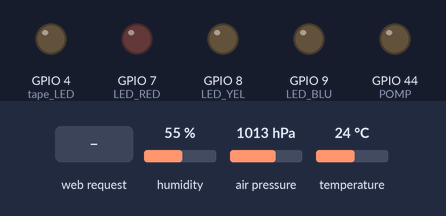
The sketch below on a simulated ESP32. Shown: output pins drawn as LEDs (lit = HIGH). Wiring (inferred from the names in the program): SHT3x sensor at I2C address 0x45. The test bench sets the inputs (shaded band); at power-on: humidity 55 %, air pressure 1013 hPa, temperature 24 °C. WiFi joins after 1.5 s; servers stay silent unless stated; the local clock reads 2024-03-15 10:24:30 at power-on unless the sketch sets it.

Above: at 2.8 s.
2.9 s: HTTP request GET / received
At 11.8 s:
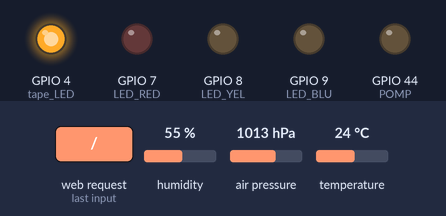
At 12.9 s:
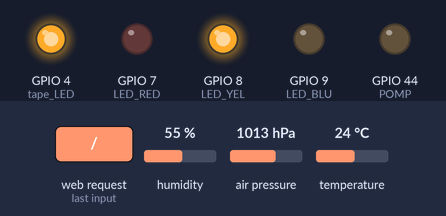
Timing chart, 0 to 14.4 s (numbered marks = the images above; inputs shaded):
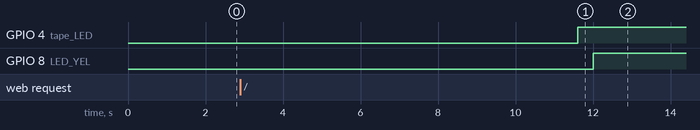

Measured:
- after the input at 2.9 s, GPIO 8 (LED_YEL): LOW → HIGH after 9.1 s

The sketch:

temp-iot.ino
```cpp
#include <Wire.h>
#include <WiFi.h>
#include "AE_SHT35.h"
#include <Adafruit_BMP085.h>
#include <WebServer.h>
#include <ESPmDNS.h>

static constexpr int tape_LED = D3;
static constexpr int LED_RED = D8;
static constexpr int LED_YEL = D9;
static constexpr int LED_BLU = D10;
static constexpr int POMP = D7;

//const char ssid[]  = "senser-wifi";   // Wifi SSID
//const char pass[] = "12345678";  // Wifi PW
const char ssid[]  = "Buffalo-G-2B98";   // ルータ SSID
const char pass[] = "peibmpvxutakr";  // ルータ PW

const IPAddress ip(192, 168, 11, 41);
//const IPAddress gateway(192,168,11,1);
const IPAddress subnet(255, 255, 255, 0);
//const IPAddress dns(192,168,11,1);

//WiFiClient client;
WebServer server(80);

Adafruit_BMP085 bmp;

float temp;
float humi;
double pressure;
double seapressure;
String HtmlSet(void);

// SHT35のI2Cアドレスを設定
AE_SHT35 SHT35 = AE_SHT35(0x45);

void setup() {
  pinMode(tape_LED, OUTPUT);
  pinMode(LED_RED, OUTPUT);
  pinMode(LED_YEL, OUTPUT);
  pinMode(LED_BLU, OUTPUT);
  pinMode(POMP, OUTPUT);
  Serial.begin(9600);  // シリアル通信を9600bpsに設定
  SHT35.SoftReset();  // SHT35リセット
  SHT35.Heater(0);  // 内蔵ヒーター 0:OFF 1:ON

  delay(100);
  //WiFi.softAP(ssid, pass); //WiFiのアクセスポイントの設定
  //WiFi.softAPConfig(ip, ip, subnet); //アクセスポイントのIP及びサブネットマスク
  WiFi.mode(WIFI_STA); //STAモード
  WiFi.begin(ssid, pass);
  MDNS.begin("esp32");
  server.on("/", handleRoot);
  server.begin(); //サーバーの開始
  bmp.begin();
  configTime(9 * 3600L, 0, "ntp.nict.jp", "time.google.com", "ntp.jst.mfeed.ad.jp");//NTPの設定

struct tm timeInfo;//時刻を格納するオブジェクト

}

void loop() {

  server.handleClient(); //出力
  watering();
  lighting();


}


struct tm timeInfo;

void lighting(){
  int lighttime = 0;
  getLocalTime(&timeInfo);
  lighttime = timeInfo.tm_hour;
  //Serial.println(lighttime);
  if(lighttime >= 8 && lighttime <= 19){ //8時～19時
    digitalWrite(tape_LED, HIGH);
    //Serial.println("lightON");
    delay(100);
  }
  else{
    digitalWrite(tape_LED, LOW);
    //Serial.println("lightOFF");
  }

}

int mois = 0;

void watering(){
  int noon = 0;
  getLocalTime(&timeInfo);
  noon = timeInfo.tm_hour;
  //Serial.println(noon);

  if(noon > 12){
    Moisture();
    if(mois == 1){
      digitalWrite(POMP, HIGH);
     //Serial.println("ON");
      delay(5000);
      digitalWrite(POMP, LOW);
      //Serial.println("OFF");
      mois = 0;
    }
  }
  delay(10000);
}


String Moisture() {
  String moisture = "\n";
  const int AirValue = 3800;
  const int WaterValue = 1100;
  int intervals = (AirValue - WaterValue) / 3;
  int soilMoistureValue = 0;
  digitalWrite(LED_RED, LOW);
  digitalWrite(LED_YEL, LOW);
  digitalWrite(LED_BLU, LOW);
  soilMoistureValue = analogRead(A0); //土壌にセンサーを差し込みます。

  if (soilMoistureValue > WaterValue && soilMoistureValue < (WaterValue + intervals)) {
    moisture = "とても湿っています";
    digitalWrite(LED_BLU, HIGH);
  }
  else if (soilMoistureValue > (WaterValue + intervals) && soilMoistureValue < (AirValue - intervals)) {
    moisture = "湿っています";
    digitalWrite(LED_YEL, HIGH);
  }
  else if (soilMoistureValue < AirValue && soilMoistureValue > (AirValue - intervals)) {
    moisture = "乾いています";
    digitalWrite(LED_RED, HIGH);
    mois = 1;
  }
  return moisture;
}


char s[20];//文字格納用
struct tm timeInfo2;

//HTML
void handleRoot() {
  SHT35.GetTempHum();  // SHT35から温湿度データを取得
  temp = SHT35.Temperature();
  humi = SHT35.Humidity();
  pressure = double(bmp.readPressure()) / 100; //BMP180　現在地データ取得
  seapressure = double(bmp.readSealevelPressure(8.2)) / 100; //BMP180　海面気圧データ取得
  getLocalTime(&timeInfo2);

  String mes = "\
  <html lang=\"ja\">\n\
  <meta charset=\"utf-8\">\n\
  <meta name=\"viewport\" content=\"width=device-width, initial-scale=1.0\">\n\
  <head>\n\
   <meta http-equiv=\"Refresh\" content=\"60\">\n\
   <title>環境ロガー</title>\n\
  </head>\n\
  <body style=\"font-family: sans-serif; background-color ;\" >\n\
  <h1>"
               + String(timeInfo2.tm_year + 1900)
               + ":"
               + String(timeInfo2.tm_mon + 1)
               + ":"
               + String(timeInfo2.tm_mday)
               + "  "
               + String(timeInfo2.tm_hour)
               + ":"
               + String(timeInfo2.tm_min)
               + "</h1>\n\
  <h1>温度　"
               + String(temp)
               +"℃</h1>\n\
  <h1>湿度　"
               + String(humi)
               +"%</h1>\n\
  <h1>現地気圧　"
               + String(pressure)
               +"hPa</h1>\n\
  <h1>海面気圧　"
               + String(seapressure)
               + "hPa</h1>\n\
  <h1>土壌湿度　"
               + Moisture()
               + "</h1>\n\
    </body>\n\
  </html>\n";
  server.send(200, "text/html", mes);

}
```

AE_SHT35.cpp
```cpp
#include "AE_SHT35.h"

AE_SHT35::AE_SHT35(uint8_t i2caddr) {
  _i2caddr = i2caddr;
  Wire.begin();
}

void AE_SHT35::i2c_write(uint16_t data)
{
  Wire.beginTransmission(_i2caddr);
  Wire.write(data>>8);
  Wire.write(data&0xFF);
  Wire.endTransmission();
}
void AE_SHT35::i2c_read(uint8_t data[],uint8_t num)
{
  Wire.requestFrom(_i2caddr,(uint8_t)num);
  while (Wire.available() != num);
  for (int i=0; i<num; i++) {
    data[i] = Wire.read();
  }
}

void AE_SHT35::BussReset(void)
{
  Wire.beginTransmission(_i2caddr);
  Wire.write(0x00);
  Wire.write(0x06);
  Wire.endTransmission();
}

void AE_SHT35::SoftReset(void)
{
  i2c_write(0x30A2);
  delay(500);
  i2c_write(0x3041);
  delay(500);
}

void AE_SHT35::Heater(uint8_t onoff)
{
  if(onoff==1)i2c_write(0x306D);
  else i2c_write(0x3066);
  delay(500);
}


uint16_t AE_SHT35::ReadStatus(void)
{
  uint8_t data[3];
  i2c_write(0xF32D);
  i2c_read(data,3);
  //Serial.println(data[0]<<8|data[1], HEX);
  return (data[0]<<8|data[1]);
}

void AE_SHT35::GetTempHum(void)
{
  uint8_t data[7];

  i2c_write(0x2400);
  delay(300);
  i2c_read(data,6);
  temperature = -45.0 + (175.0 * ((data[0] * 256.0) + data[1]) / 65535.0);
  humidity = (100.0 * ((data[3] * 256.0) + data[4])) / 65535.0;
  //Serial.println(temperature);
  //Serial.println(humidity);
}

float AE_SHT35::Temperature(void)
{
 return temperature;
}

float AE_SHT35::Humidity(void)
{
 return humidity;
}
```

AE_SHT35.h
```cpp
#include <Wire.h>

class AE_SHT35{
  public:
    AE_SHT35(uint8_t i2caddr);
    void BussReset(void);
    void SoftReset(void);
    void Heater(uint8_t onoff);
    uint16_t ReadStatus(void);
    void GetTempHum(void);
    float Temperature(void);
    float Humidity(void);
  private:
  	uint8_t _i2caddr;
    void i2c_write(uint16_t data);
    void i2c_read(uint8_t data[],uint8_t num);
    float humidity, temperature;
};
```
